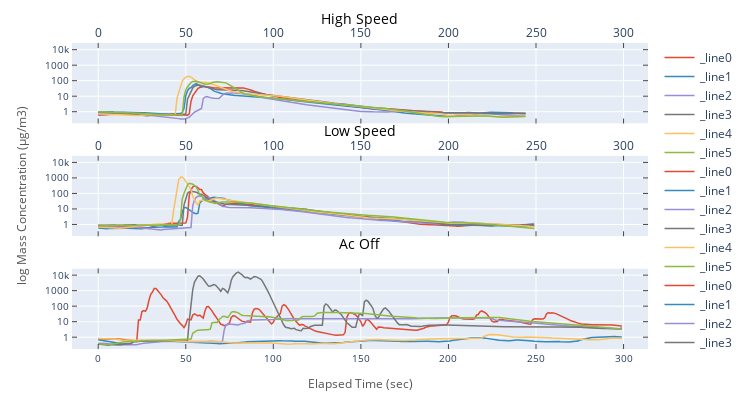

Notebook cell for this chart:
### Code cell
data_list = [ {'df': df_high, 'timestamp':215, 'interval':245, 'label': 'High Speed'},
             #{'df': df_med, 'timestamp':30, 'interval':250, 'label': 'Medium Speed'},
              {'df': df_low, 'timestamp':300, 'interval':250, 'label': 'Low Speed'},
               {'df': df_noac, 'timestamp':50, 'interval':300, 'label': 'Ac Off'},]

plot_events_subplot(data_list, plot_backend ="ploty")

### Figure 1 — Plotly figure (JSON) as saved in the notebook; plotly's stock layout.template omitted (floating-point values rounded to 4 significant figures; data arrays with more than 128 entries replaced by an {"elided": "..."} marker saying what was removed)
{"data": [{"line": {"color": "rgba (226, 74, 51, 1)", "dash": "solid", "width": 1.5}, "mode": "lines", "name": "_line0", "type": "scatter", "x": {"elided": "245 int values"}, "xaxis": "x", "y": {"elided": "245 float values"}, "yaxis": "y"}, {"line": {"color": "rgba (52, 138, 189, 1)", "dash": "solid", "width": 1.5}, "mode": "lines", "name": "_line1", "type": "scatter", "x": {"elided": "245 int values"}, "xaxis": "x", "y": {"elided": "245 float values"}, "yaxis": "y"}, {"line": {"color": "rgba (152, 142, 213, 1)", "dash": "solid", "width": 1.5}, "mode": "lines", "name": "_line2", "type": "scatter", "x": {"elided": "245 int values"}, "xaxis": "x", "y": {"elided": "245 float values"}, "yaxis": "y"}, {"line": {"color": "rgba (119, 119, 119, 1)", "dash": "solid", "width": 1.5}, "mode": "lines", "name": "_line3", "type": "scatter", "x": {"elided": "245 int values"}, "xaxis": "x", "y": {"elided": "245 float values"}, "yaxis": "y"}, {"line": {"color": "rgba (251, 193, 94, 1)", "dash": "solid", "width": 1.5}, "mode": "lines", "name": "_line4", "type": "scatter", "x": {"elided": "245 int values"}, "xaxis": "x", "y": {"elided": "245 float values"}, "yaxis": "y"}, {"line": {"color": "rgba (142, 186, 66, 1)", "dash": "solid", "width": 1.5}, "mode": "lines", "name": "_line5", "type": "scatter", "x": {"elided": "245 int values"}, "xaxis": "x", "y": {"elided": "245 float values"}, "yaxis": "y"}, {"line": {"color": "rgba (226, 74, 51, 1)", "dash": "solid", "width": 1.5}, "mode": "lines", "name": "_line0", "type": "scatter", "x": {"elided": "250 int values"}, "xaxis": "x2", "y": {"elided": "250 float values"}, "yaxis": "y2"}, {"line": {"color": "rgba (52, 138, 189, 1)", "dash": "solid", "width": 1.5}, "mode": "lines", "name": "_line1", "type": "scatter", "x": {"elided": "250 int values"}, "xaxis": "x2", "y": {"elided": "250 float values"}, "yaxis": "y2"}, {"line": {"color": "rgba (152, 142, 213, 1)", "dash": "solid", "width": 1.5}, "mode": "lines", "name": "_line2", "type": "scatter", "x": {"elided": "250 int values"}, "xaxis": "x2", "y": {"elided": "250 float values"}, "yaxis": "y2"}, {"line": {"color": "rgba (119, 119, 119, 1)", "dash": "solid", "width": 1.5}, "mode": "lines", "name": "_line3", "type": "scatter", "x": {"elided": "250 int values"}, "xaxis": "x2", "y": {"elided": "250 float values"}, "yaxis": "y2"}, {"line": {"color": "rgba (251, 193, 94, 1)", "dash": "solid", "width": 1.5}, "mode": "lines", "name": "_line4", "type": "scatter", "x": {"elided": "250 int values"}, "xaxis": "x2", "y": {"elided": "250 float values"}, "yaxis": "y2"}, {"line": {"color": "rgba (142, 186, 66, 1)", "dash": "solid", "width": 1.5}, "mode": "lines", "name": "_line5", "type": "scatter", "x": {"elided": "250 int values"}, "xaxis": "x2", "y": {"elided": "250 float values"}, "yaxis": "y2"}, {"line": {"color": "rgba (226, 74, 51, 1)", "dash": "solid", "width": 1.5}, "mode": "lines", "name": "_line0", "type": "scatter", "x": {"elided": "300 int values"}, "xaxis": "x3", "y": {"elided": "300 float values"}, "yaxis": "y3"}, {"line": {"color": "rgba (52, 138, 189, 1)", "dash": "solid", "width": 1.5}, "mode": "lines", "name": "_line1", "type": "scatter", "x": {"elided": "300 int values"}, "xaxis": "x3", "y": {"elided": "300 float values"}, "yaxis": "y3"}, {"line": {"color": "rgba (152, 142, 213, 1)", "dash": "solid", "width": 1.5}, "mode": "lines", "name": "_line2", "type": "scatter", "x": {"elided": "300 int values"}, "xaxis": "x3", "y": {"elided": "300 float values"}, "yaxis": "y3"}, {"line": {"color": "rgba (119, 119, 119, 1)", "dash": "solid", "width": 1.5}, "mode": "lines", "name": "_line3", "type": "scatter", "x": {"elided": "300 int values"}, "xaxis": "x3", "y": {"elided": "300 float values"}, "yaxis": "y3"}, {"line": {"color": "rgba (251, 193, 94, 1)", "dash": "solid", "width": 1.5}, "mode": "lines", "name": "_line4", "type": "scatter", "x": {"elided": "300 int values"}, "xaxis": "x3", "y": {"elided": "300 float values"}, "yaxis": "y3"}, {"line": {"color": "rgba (142, 186, 66, 1)", "dash": "solid", "width": 1.5}, "mode": "lines", "name": "_line5", "type": "scatter", "x": {"elided": "300 int values"}, "xaxis": "x3", "y": {"elided": "300 float values"}, "yaxis": "y3"}], "layout": {"annotations": [{"font": {"color": "#000000", "size": 14.4}, "showarrow": false, "text": "High Speed", "x": 0.4993, "xanchor": "center", "xref": "paper", "y": 1.043, "yanchor": "bottom", "yref": "paper"}, {"font": {"color": "#000000", "size": 14.4}, "showarrow": false, "text": "Low Speed", "x": 0.4993, "xanchor": "center", "xref": "paper", "y": 0.6752, "yanchor": "bottom", "yref": "paper"}, {"font": {"color": "#000000", "size": 14.4}, "showarrow": false, "text": "Ac Off", "x": 0.4993, "xanchor": "center", "xref": "paper", "y": 0.3071, "yanchor": "bottom", "yref": "paper"}], "autosize": false, "height": 400, "hovermode": "closest", "margin": {"b": 45, "l": 72, "pad": 0, "r": 57, "t": 43}, "showlegend": true, "width": 750, "xaxis": {"anchor": "y", "domain": [0, 1], "mirror": "ticks", "nticks": 9, "range": [-14.95, 313.9], "showgrid": true, "showline": true, "side": "top", "ticks": "inside", "type": "linear", "zeroline": false}, "xaxis2": {"anchor": "y2", "domain": [0, 1], "mirror": "ticks", "nticks": 9, "range": [-14.95, 313.9], "showgrid": true, "showline": true, "side": "top", "ticks": "inside", "type": "linear", "zeroline": false}, "xaxis3": {"anchor": "y3", "domain": [0, 1], "mirror": "ticks", "nticks": 9, "range": [-14.95, 313.9], "showgrid": true, "showline": true, "side": "bottom", "tickfont": {"size": 10}, "ticks": "inside", "title": {"font": {"color": "#555555", "size": 12}, "text": "Elapsed Time (sec)"}, "type": "linear", "zeroline": false}, "yaxis": {"anchor": "x", "domain": [0.7368, 1], "mirror": "ticks", "nticks": 6, "range": [-0.7619, 4.43], "showgrid": true, "showline": true, "side": "left", "tickfont": {"size": 10}, "ticks": "inside", "type": "log", "zeroline": false}, "yaxis2": {"anchor": "x2", "domain": [0.3684, 0.6316], "mirror": "ticks", "nticks": 6, "range": [-0.7619, 4.43], "showgrid": true, "showline": true, "side": "left", "tickfont": {"size": 10}, "ticks": "inside", "title": {"font": {"color": "#555555", "size": 12}, "text": "log Mass Concentration (µg/m3)"}, "type": "log", "zeroline": false}, "yaxis3": {"anchor": "x3", "domain": [0, 0.2632], "mirror": "ticks", "nticks": 6, "range": [-0.7619, 4.43], "showgrid": true, "showline": true, "side": "left", "tickfont": {"size": 10}, "ticks": "inside", "type": "log", "zeroline": false}}}
